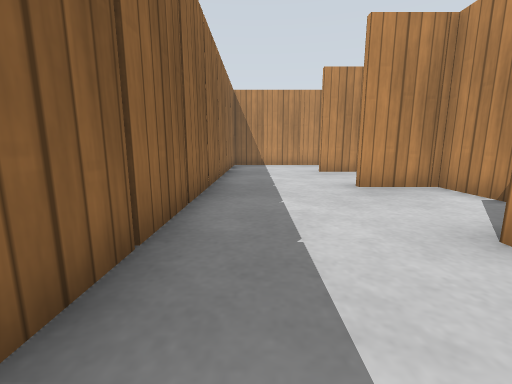
view 1 (above)

24 first-person views from a walk through a world built for the Gazebo simulator. The camera is 0.5 m above the floor, tilts 10° down and sees 90° across. The floor is counted in squares, 0.5 m on a side. Each view is taken from the middle of a square. On the plan, view 1 faces up. The plan holds only what a view shows up to about 11 squares ahead; the rest is blank. Simple patterns stand in for the simulator's built-in surfaces.

view 2
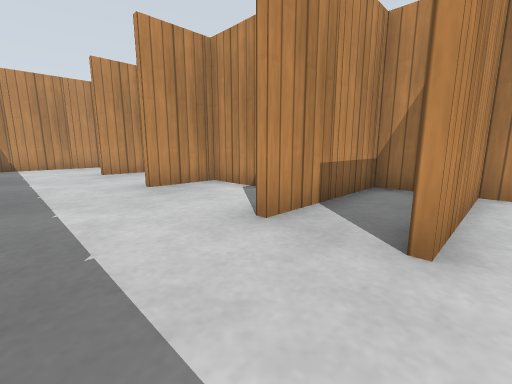

view 3
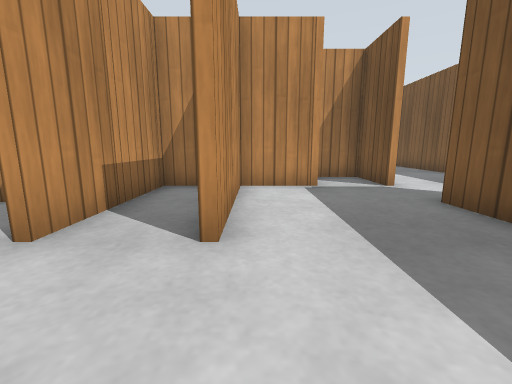

view 4
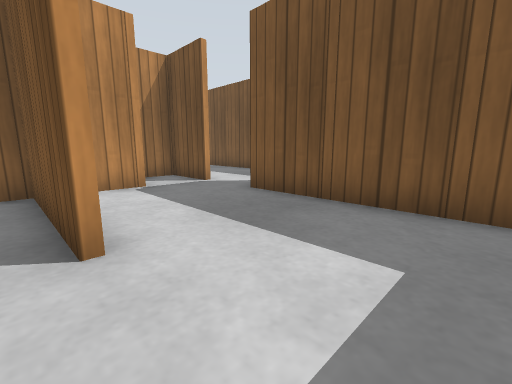

view 5
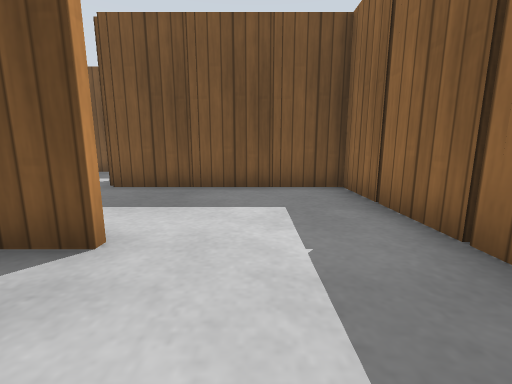

view 6
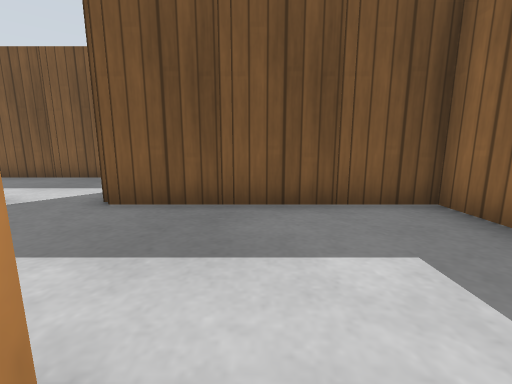

view 7
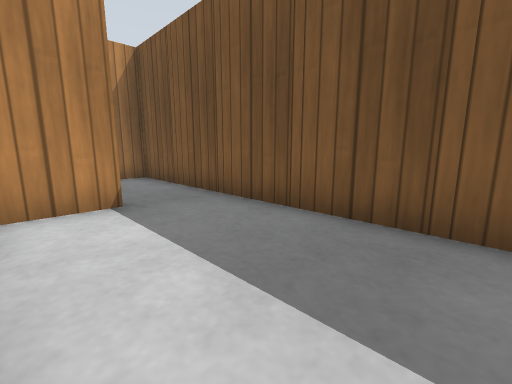

view 8
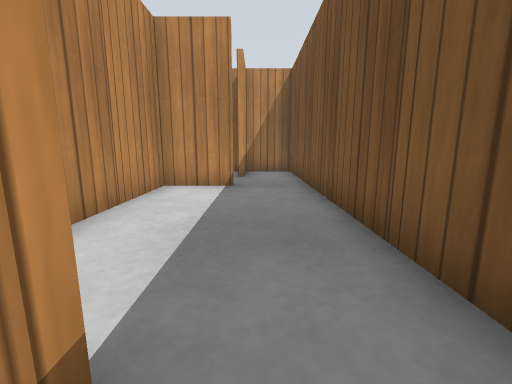

view 9
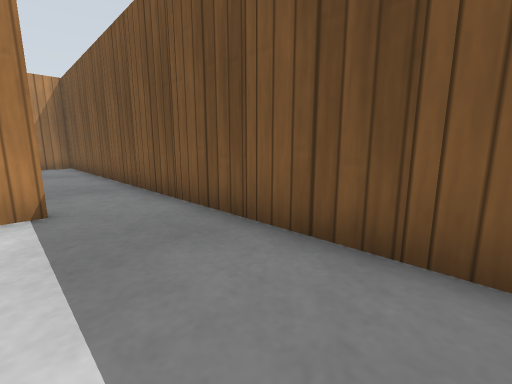

view 10
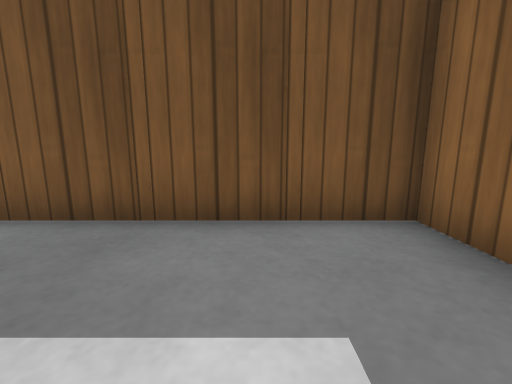

view 11
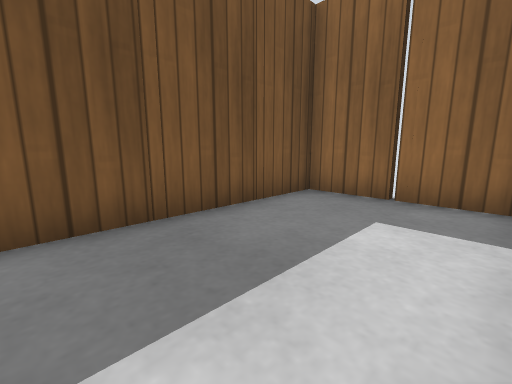

view 12
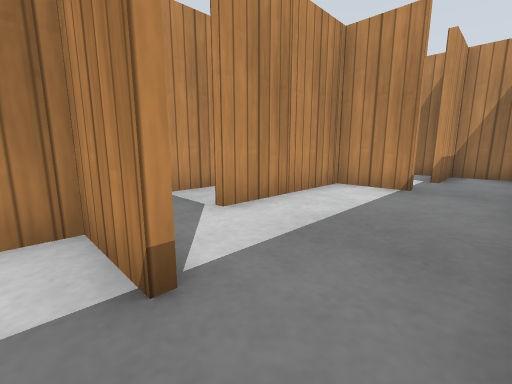

view 13
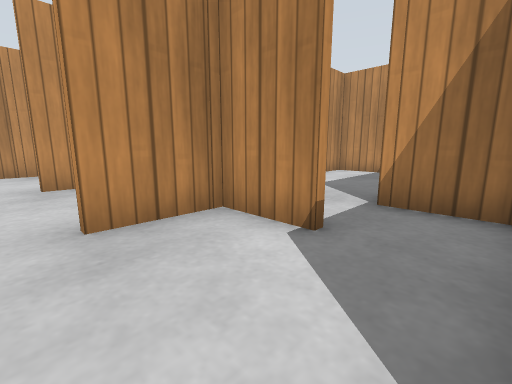

view 14
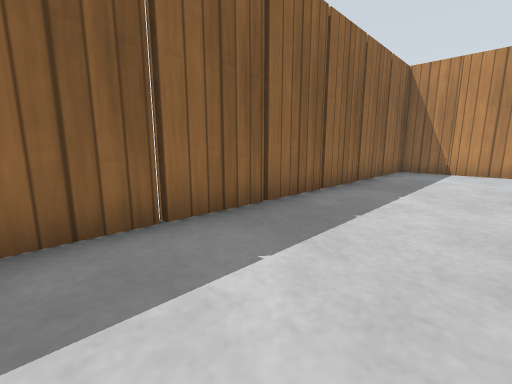

view 15
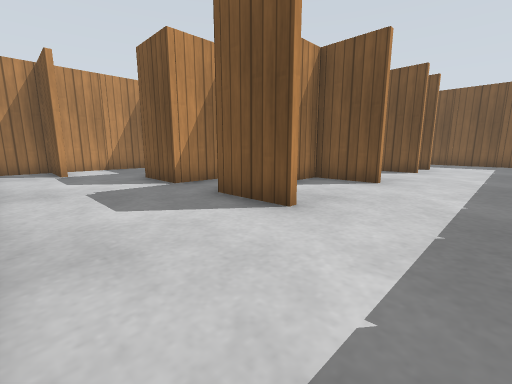

view 16
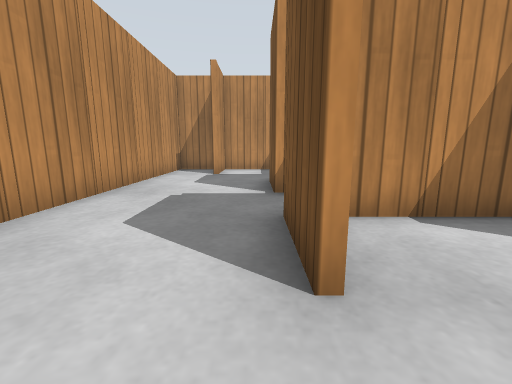

view 17
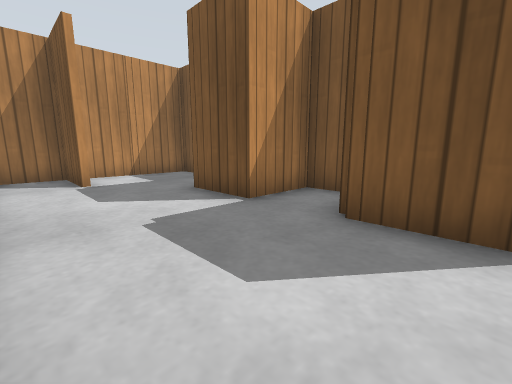

view 18
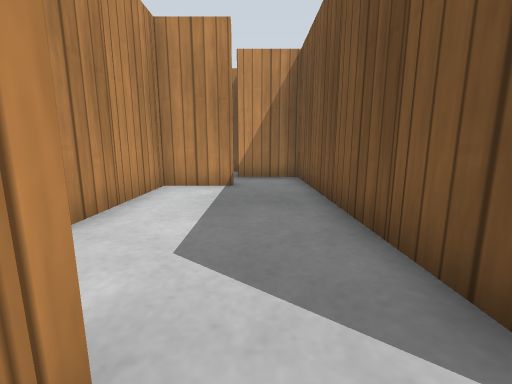

view 19
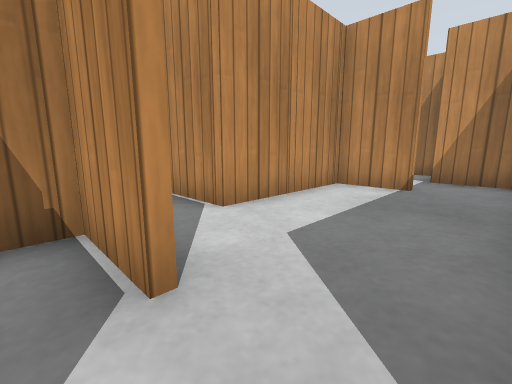

view 20
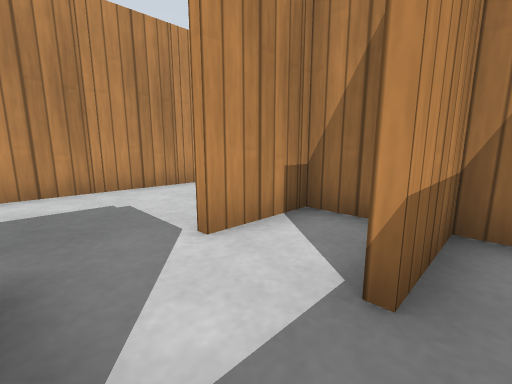

view 21
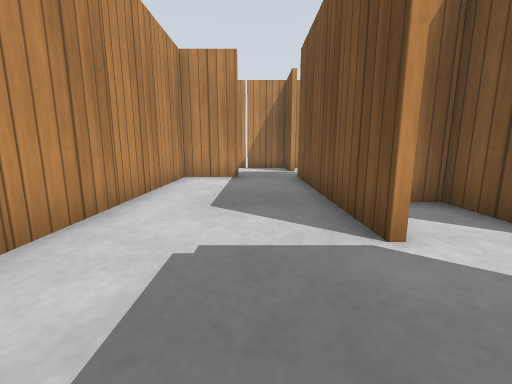

view 22
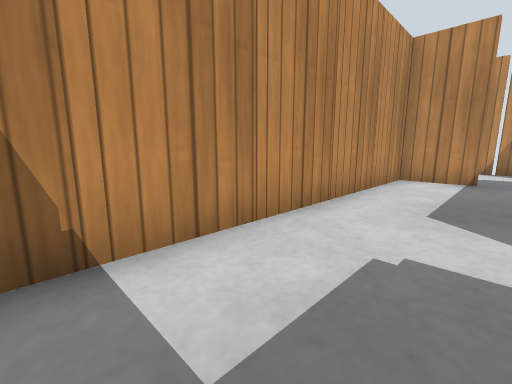

view 23
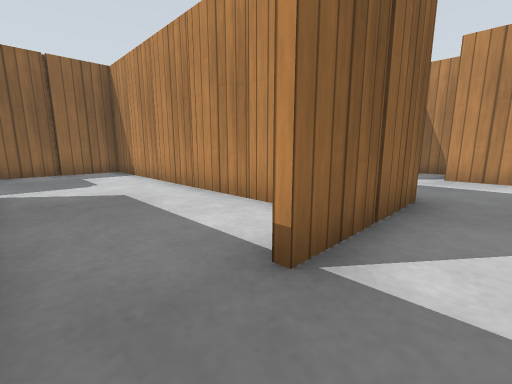

view 24
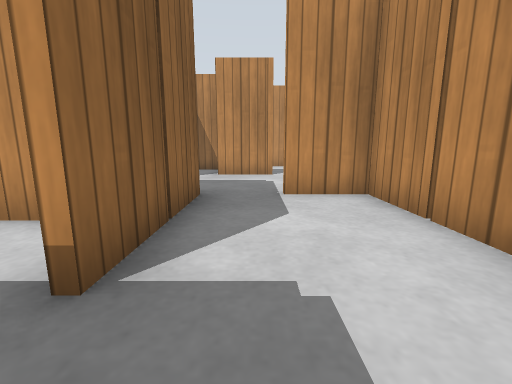

### Floor plan
Key: @ floor where view 1 was taken; # wall or solid block; . floor; P wooden post; O other object.
Columns run from 2 left of view 1 to 23 right of it. Each row starts with its distance up from view 1.
 15  ##P#P#P#P#P#P##
 14  #............O#
 13  P...........##P
 12  #............P#
 11  P...##P..#P...#
 10  #.....#.#P#...#
  9  P.....##P.##P#P
  8  #.....#P#....P#
  7  P...##P.#.....#..  .##P
  6 ##....P#.........#  ..PP
  5 #P.....#..#P#P#P#P  ....
  4 ##.......#P     O   ....
  3  P...##P#             .##
  2  #......P#           #...
  1  P...##P#P  #P#P#P#P#P..P#
  0  #@.....P# #P.......P#...#
 -1  P.......##P.........#..P#
 -2  #........P#.............#
 -3  ##P#P#P.####P.##P#P#O.#
 -4  #.....#..P..#...#
 -5  P.....#.....#.##P
 -6 ##..............P#
 -7  #...............#
 -8  #P#P#P#P#P#P#P#P

Where each view was taken, in squares from view 1:
view 1: 0 up, 0 right, facing up
view 2: 0 up, 0 right, facing up-right
view 3: 0 up, 0 right, facing right
view 4: 1 up, 0 right, facing down-right
view 5: 3 up, 1 right, facing down
view 6: 1 up, 2 right, facing down
view 7: 4 down, 6 right, facing down-right
view 8: 6 down, 4 right, facing right
view 9: 5 down, 0 right, facing down-right
view 10: 4 down, 1 right, facing down
view 11: 4 down, 4 right, facing down-left
view 12: 7 down, 4 right, facing up-right
view 13: 3 up, 2 right, facing up-right
view 14: 3 up, 2 right, facing up-left
view 15: 14 up, 0 right, facing down-right
view 16: 11 up, 1 right, facing right
view 17: 14 up, 3 right, facing down-right
view 18: 6 up, 6 right, facing right
view 19: 5 up, 6 right, facing up-right
view 20: 6 down, 11 right, facing up-right
view 21: 2 down, 10 right, facing right
view 22: 2 down, 10 right, facing up-right
view 23: 3 down, 20 right, facing up-left
view 24: 3 down, 20 right, facing up
